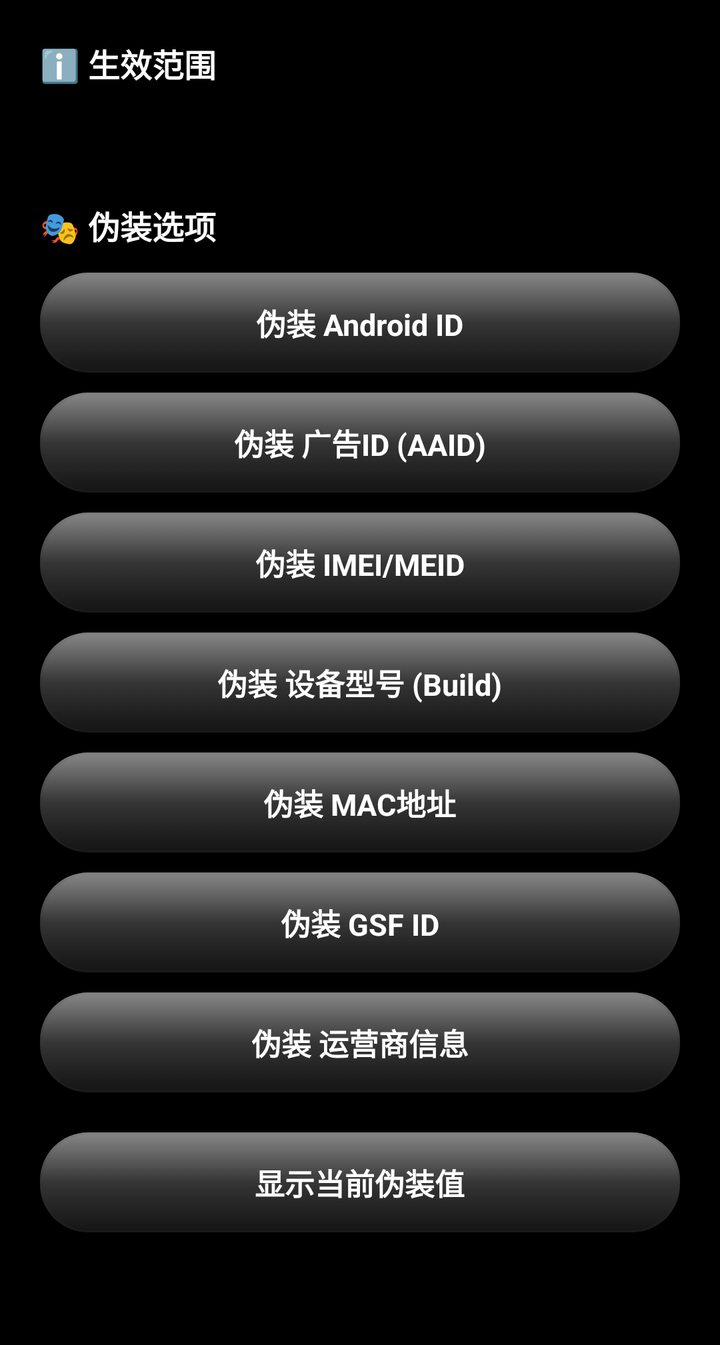
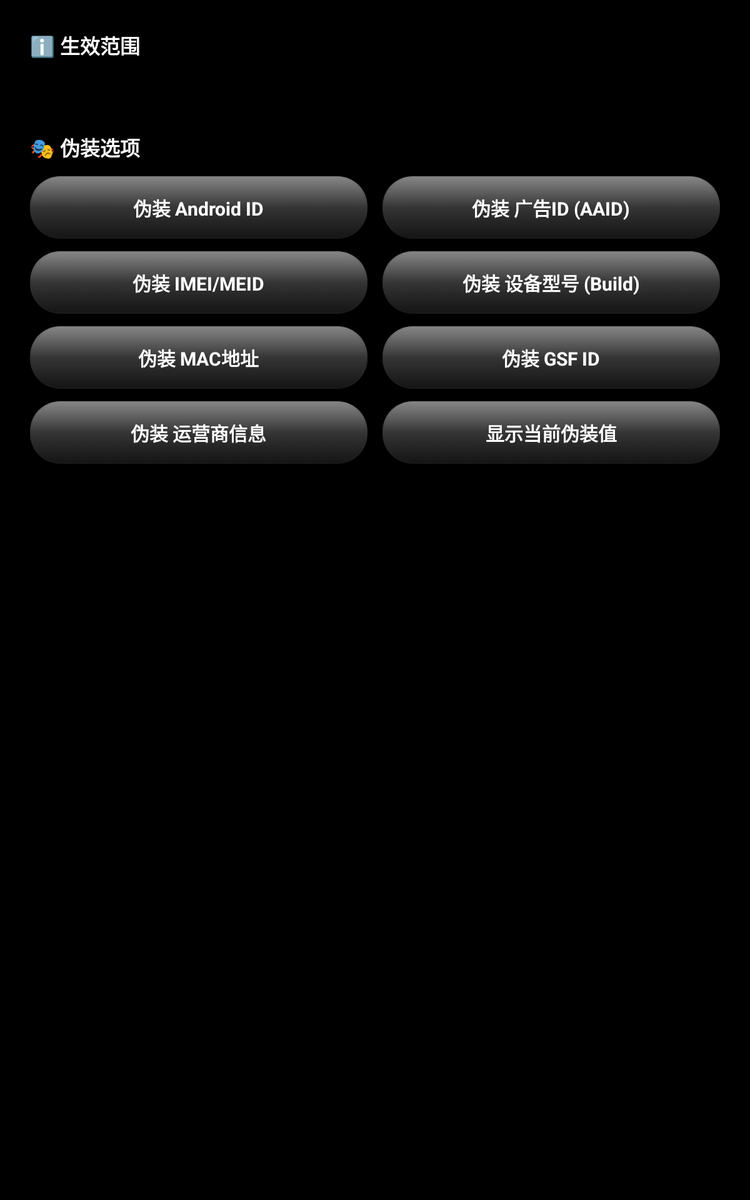

Two renders of one Android screen. The first uses the default layout on a phone; the second uses the alternative layout the repository ships for a different screen configuration, on a matching device. The two XML files are below.
<!-- AndroidManifest.xml: application theme Theme.DeviceResetSpoofer -->
<!-- res/layout/activity_config.xml -->
<?xml version="1.0" encoding="utf-8"?>
<ScrollView xmlns:android="http://schemas.android.com/apk/res/android"
    android:layout_width="match_parent"
    android:layout_height="match_parent"
    android:background="#000000"
    android:fillViewport="true">

    <LinearLayout
        android:layout_width="match_parent"
        android:layout_height="wrap_content"
        android:orientation="vertical"
        android:padding="20dp">

        
        <TextView
            android:id="@+id/tv_scope_title"
            android:layout_width="match_parent"
            android:layout_height="wrap_content"
            android:text="ℹ️ 生效范围"
            android:textSize="16sp"
            android:textStyle="bold"
            android:textColor="#FFFFFF"
            android:layout_marginBottom="8dp"/>

        <TextView
            android:id="@+id/tv_scope_content"
            android:layout_width="match_parent"
            android:layout_height="wrap_content"
            android:textSize="13sp"
            android:textColor="#CCCCCC"
            android:lineSpacingExtra="3dp"
            android:padding="4dp"
            android:layout_marginBottom="24dp"/>

        
        <TextView
            android:id="@+id/tv_spoof_title"
            android:layout_width="match_parent"
            android:layout_height="wrap_content"
            android:text="🎭 伪装选项"
            android:textSize="16sp"
            android:textStyle="bold"
            android:textColor="#FFFFFF"
            android:layout_marginBottom="12dp"/>

        
        <LinearLayout
            android:id="@+id/btn_android_id"
            android:layout_width="match_parent"
            android:layout_height="wrap_content"
            android:orientation="horizontal"
            android:gravity="center"
            android:padding="14dp"
            android:background="@drawable/bg_pill_glass"
            android:clickable="true"
            android:focusable="true"
            android:layout_marginBottom="10dp">
            <TextView
                android:id="@+id/tv_android_id"
                android:layout_width="wrap_content"
                android:layout_height="wrap_content"
                android:text="伪装 Android ID"
                android:textSize="15sp"
                android:textStyle="bold"
                android:textColor="#FFFFFF"/>
        </LinearLayout>

        
        <LinearLayout
            android:id="@+id/btn_ad_id"
            android:layout_width="match_parent"
            android:layout_height="wrap_content"
            android:orientation="horizontal"
            android:gravity="center"
            android:padding="14dp"
            android:background="@drawable/bg_pill_glass"
            android:clickable="true"
            android:focusable="true"
            android:layout_marginBottom="10dp">
            <TextView
                android:id="@+id/tv_ad_id"
                android:layout_width="wrap_content"
                android:layout_height="wrap_content"
                android:text="伪装 广告ID (AAID)"
                android:textSize="15sp"
                android:textStyle="bold"
                android:textColor="#FFFFFF"/>
        </LinearLayout>

        
        <LinearLayout
            android:id="@+id/btn_imei"
            android:layout_width="match_parent"
            android:layout_height="wrap_content"
            android:orientation="horizontal"
            android:gravity="center"
            android:padding="14dp"
            android:background="@drawable/bg_pill_glass"
            android:clickable="true"
            android:focusable="true"
            android:layout_marginBottom="10dp">
            <TextView
                android:id="@+id/tv_imei"
                android:layout_width="wrap_content"
                android:layout_height="wrap_content"
                android:text="伪装 IMEI/MEID"
                android:textSize="15sp"
                android:textStyle="bold"
                android:textColor="#FFFFFF"/>
        </LinearLayout>

        
        <LinearLayout
            android:id="@+id/btn_build"
            android:layout_width="match_parent"
            android:layout_height="wrap_content"
            android:orientation="horizontal"
            android:gravity="center"
            android:padding="14dp"
            android:background="@drawable/bg_pill_glass"
            android:clickable="true"
            android:focusable="true"
            android:layout_marginBottom="10dp">
            <TextView
                android:id="@+id/tv_build"
                android:layout_width="wrap_content"
                android:layout_height="wrap_content"
                android:text="伪装 设备型号 (Build)"
                android:textSize="15sp"
                android:textStyle="bold"
                android:textColor="#FFFFFF"/>
        </LinearLayout>

        
        <LinearLayout
            android:id="@+id/btn_mac"
            android:layout_width="match_parent"
            android:layout_height="wrap_content"
            android:orientation="horizontal"
            android:gravity="center"
            android:padding="14dp"
            android:background="@drawable/bg_pill_glass"
            android:clickable="true"
            android:focusable="true"
            android:layout_marginBottom="10dp">
            <TextView
                android:id="@+id/tv_mac"
                android:layout_width="wrap_content"
                android:layout_height="wrap_content"
                android:text="伪装 MAC地址"
                android:textSize="15sp"
                android:textStyle="bold"
                android:textColor="#FFFFFF"/>
        </LinearLayout>

        
        <LinearLayout
            android:id="@+id/btn_gsf"
            android:layout_width="match_parent"
            android:layout_height="wrap_content"
            android:orientation="horizontal"
            android:gravity="center"
            android:padding="14dp"
            android:background="@drawable/bg_pill_glass"
            android:clickable="true"
            android:focusable="true"
            android:layout_marginBottom="10dp">
            <TextView
                android:id="@+id/tv_gsf"
                android:layout_width="wrap_content"
                android:layout_height="wrap_content"
                android:text="伪装 GSF ID"
                android:textSize="15sp"
                android:textStyle="bold"
                android:textColor="#FFFFFF"/>
        </LinearLayout>

        
        <LinearLayout
            android:id="@+id/btn_carrier"
            android:layout_width="match_parent"
            android:layout_height="wrap_content"
            android:orientation="horizontal"
            android:gravity="center"
            android:padding="14dp"
            android:background="@drawable/bg_pill_glass"
            android:clickable="true"
            android:focusable="true"
            android:layout_marginBottom="20dp">
            <TextView
                android:id="@+id/tv_carrier"
                android:layout_width="wrap_content"
                android:layout_height="wrap_content"
                android:text="伪装 运营商信息"
                android:textSize="15sp"
                android:textStyle="bold"
                android:textColor="#FFFFFF"/>
        </LinearLayout>

        
        <LinearLayout
            android:id="@+id/btn_show_identity"
            android:layout_width="match_parent"
            android:layout_height="wrap_content"
            android:orientation="horizontal"
            android:gravity="center"
            android:padding="14dp"
            android:background="@drawable/bg_pill_glass"
            android:clickable="true"
            android:focusable="true"
            android:layout_marginBottom="20dp">
            <TextView
                android:id="@+id/tv_show_identity"
                android:layout_width="wrap_content"
                android:layout_height="wrap_content"
                android:text="显示当前伪装值"
                android:textSize="15sp"
                android:textStyle="bold"
                android:textColor="#FFFFFF"/>
        </LinearLayout>

        
        <TextView
            android:id="@+id/tv_footer"
            android:layout_width="match_parent"
            android:layout_height="wrap_content"
            android:textSize="12sp"
            android:textColor="#888888"
            android:gravity="center"
            android:lineSpacingExtra="2dp"/>

    </LinearLayout>
</ScrollView>
<!-- resources referenced by this layout -->
<resources>
  <!-- drawable bg_pill_glass (drawable) -->
  <?xml version="1.0" encoding="utf-8"?>
  <selector xmlns:android="http://schemas.android.com/apk/res/android">
      <item android:state_pressed="true" android:drawable="@drawable/bg_pill_glass_pressed" />
      <item android:drawable="@drawable/bg_pill_glass_normal" />
  </selector>
  <style name="Theme.DeviceResetSpoofer" parent="Theme.MaterialComponents.DayNight.DarkActionBar">
          <item name="colorPrimary">@color/glass_blue</item>
          <item name="colorPrimaryVariant">@color/glass_blue_dark</item>
          <item name="colorOnPrimary">@color/white</item>
          <item name="colorSecondary">@color/glass_blue</item>
          <item name="colorSecondaryVariant">@color/glass_blue_dark</item>
          <item name="colorOnSecondary">@color/white</item>
          <item name="android:statusBarColor">?attr/colorPrimaryVariant</item>
          
          <item name="buttonStyle">@style/GlassButton</item>
      </style>
  <!-- drawable bg_pill_glass_pressed (drawable) -->
  <?xml version="1.0" encoding="utf-8"?>
  <layer-list xmlns:android="http://schemas.android.com/apk/res/android">
      <item>
          <shape android:shape="rectangle">
              <gradient
                  android:angle="270"
                  android:startColor="#B3FFFFFF"
                  android:centerColor="#4DFFFFFF"
                  android:endColor="#26FFFFFF" />
              <corners android:radius="24dp" />
          </shape>
      </item>
      <item
          android:left="1dp"
          android:top="1dp"
          android:right="1dp"
          android:bottom="1dp">
          <shape android:shape="rectangle">
              <solid android:color="#591C1C1E" />
              <corners android:radius="23dp" />
          </shape>
      </item>
      <item
          android:left="1dp"
          android:top="1dp"
          android:right="1dp"
          android:bottom="1dp">
          <shape android:shape="rectangle">
              <gradient
                  android:angle="270"
                  android:startColor="#4DFFFFFF"
                  android:centerColor="#14FFFFFF"
                  android:endColor="#00000000" />
              <corners android:radius="23dp" />
          </shape>
      </item>
      <item
          android:left="1dp"
          android:top="1dp"
          android:right="1dp"
          android:bottom="1dp">
          <shape android:shape="rectangle">
              <gradient
                  android:angle="270"
                  android:startColor="#00000000"
                  android:centerColor="#14000000"
                  android:endColor="#40000000" />
              <corners android:radius="23dp" />
          </shape>
      </item>
  </layer-list>
  <color name="glass_blue">#FF0A84FF</color>
  <color name="glass_blue_dark">#FF0066CC</color>
  <color name="white">#FFFFFFFF</color>
  <style name="GlassButton" parent="Widget.MaterialComponents.Button">
          <item name="backgroundTint">@null</item>
      </style>
  <!-- some entries are left out for length -->
</resources>
<!-- res/layout-sw600dp/activity_config.xml (the repository's variant of the layout above) -->
<!-- drawn on a 7-inch tablet held upright -->
<?xml version="1.0" encoding="utf-8"?>
<ScrollView xmlns:android="http://schemas.android.com/apk/res/android"
    android:layout_width="match_parent"
    android:layout_height="match_parent"
    android:background="#000000"
    android:fillViewport="true">

    <LinearLayout
        android:layout_width="match_parent"
        android:layout_height="wrap_content"
        android:orientation="vertical"
        android:padding="24dp">

        
        <TextView
            android:id="@+id/tv_scope_title"
            android:layout_width="match_parent"
            android:layout_height="wrap_content"
            android:text="ℹ️ 生效范围"
            android:textSize="16sp"
            android:textStyle="bold"
            android:textColor="#FFFFFF"
            android:layout_marginBottom="8dp"/>

        <TextView
            android:id="@+id/tv_scope_content"
            android:layout_width="match_parent"
            android:layout_height="wrap_content"
            android:textSize="13sp"
            android:textColor="#CCCCCC"
            android:lineSpacingExtra="3dp"
            android:padding="4dp"
            android:layout_marginBottom="24dp"/>

        
        <TextView
            android:id="@+id/tv_spoof_title"
            android:layout_width="match_parent"
            android:layout_height="wrap_content"
            android:text="🎭 伪装选项"
            android:textSize="16sp"
            android:textStyle="bold"
            android:textColor="#FFFFFF"
            android:layout_marginBottom="12dp"/>

        
        <LinearLayout
            android:layout_width="match_parent"
            android:layout_height="wrap_content"
            android:orientation="horizontal"
            android:layout_marginBottom="10dp">

            <LinearLayout
                android:id="@+id/btn_android_id"
                android:layout_width="0dp"
                android:layout_height="wrap_content"
                android:layout_weight="1"
                android:orientation="horizontal"
                android:gravity="center"
                android:padding="14dp"
                android:background="@drawable/bg_pill_glass"
                android:clickable="true"
                android:focusable="true"
                android:layout_marginEnd="6dp">
                <TextView
                    android:id="@+id/tv_android_id"
                    android:layout_width="wrap_content"
                    android:layout_height="wrap_content"
                    android:text="伪装 Android ID"
                    android:textSize="15sp"
                    android:textStyle="bold"
                    android:textColor="#FFFFFF"/>
            </LinearLayout>

            <LinearLayout
                android:id="@+id/btn_ad_id"
                android:layout_width="0dp"
                android:layout_height="wrap_content"
                android:layout_weight="1"
                android:orientation="horizontal"
                android:gravity="center"
                android:padding="14dp"
                android:background="@drawable/bg_pill_glass"
                android:clickable="true"
                android:focusable="true"
                android:layout_marginStart="6dp">
                <TextView
                    android:id="@+id/tv_ad_id"
                    android:layout_width="wrap_content"
                    android:layout_height="wrap_content"
                    android:text="伪装 广告ID (AAID)"
                    android:textSize="15sp"
                    android:textStyle="bold"
                    android:textColor="#FFFFFF"/>
            </LinearLayout>
        </LinearLayout>

        
        <LinearLayout
            android:layout_width="match_parent"
            android:layout_height="wrap_content"
            android:orientation="horizontal"
            android:layout_marginBottom="10dp">

            <LinearLayout
                android:id="@+id/btn_imei"
                android:layout_width="0dp"
                android:layout_height="wrap_content"
                android:layout_weight="1"
                android:orientation="horizontal"
                android:gravity="center"
                android:padding="14dp"
                android:background="@drawable/bg_pill_glass"
                android:clickable="true"
                android:focusable="true"
                android:layout_marginEnd="6dp">
                <TextView
                    android:id="@+id/tv_imei"
                    android:layout_width="wrap_content"
                    android:layout_height="wrap_content"
                    android:text="伪装 IMEI/MEID"
                    android:textSize="15sp"
                    android:textStyle="bold"
                    android:textColor="#FFFFFF"/>
            </LinearLayout>

            <LinearLayout
                android:id="@+id/btn_build"
                android:layout_width="0dp"
                android:layout_height="wrap_content"
                android:layout_weight="1"
                android:orientation="horizontal"
                android:gravity="center"
                android:padding="14dp"
                android:background="@drawable/bg_pill_glass"
                android:clickable="true"
                android:focusable="true"
                android:layout_marginStart="6dp">
                <TextView
                    android:id="@+id/tv_build"
                    android:layout_width="wrap_content"
                    android:layout_height="wrap_content"
                    android:text="伪装 设备型号 (Build)"
                    android:textSize="15sp"
                    android:textStyle="bold"
                    android:textColor="#FFFFFF"/>
            </LinearLayout>
        </LinearLayout>

        
        <LinearLayout
            android:layout_width="match_parent"
            android:layout_height="wrap_content"
            android:orientation="horizontal"
            android:layout_marginBottom="10dp">

            <LinearLayout
                android:id="@+id/btn_mac"
                android:layout_width="0dp"
                android:layout_height="wrap_content"
                android:layout_weight="1"
                android:orientation="horizontal"
                android:gravity="center"
                android:padding="14dp"
                android:background="@drawable/bg_pill_glass"
                android:clickable="true"
                android:focusable="true"
                android:layout_marginEnd="6dp">
                <TextView
                    android:id="@+id/tv_mac"
                    android:layout_width="wrap_content"
                    android:layout_height="wrap_content"
                    android:text="伪装 MAC地址"
                    android:textSize="15sp"
                    android:textStyle="bold"
                    android:textColor="#FFFFFF"/>
            </LinearLayout>

            <LinearLayout
                android:id="@+id/btn_gsf"
                android:layout_width="0dp"
                android:layout_height="wrap_content"
                android:layout_weight="1"
                android:orientation="horizontal"
                android:gravity="center"
                android:padding="14dp"
                android:background="@drawable/bg_pill_glass"
                android:clickable="true"
                android:focusable="true"
                android:layout_marginStart="6dp">
                <TextView
                    android:id="@+id/tv_gsf"
                    android:layout_width="wrap_content"
                    android:layout_height="wrap_content"
                    android:text="伪装 GSF ID"
                    android:textSize="15sp"
                    android:textStyle="bold"
                    android:textColor="#FFFFFF"/>
            </LinearLayout>
        </LinearLayout>

        
        <LinearLayout
            android:layout_width="match_parent"
            android:layout_height="wrap_content"
            android:orientation="horizontal"
            android:layout_marginBottom="20dp">

            <LinearLayout
                android:id="@+id/btn_carrier"
                android:layout_width="0dp"
                android:layout_height="wrap_content"
                android:layout_weight="1"
                android:orientation="horizontal"
                android:gravity="center"
                android:padding="14dp"
                android:background="@drawable/bg_pill_glass"
                android:clickable="true"
                android:focusable="true"
                android:layout_marginEnd="6dp">
                <TextView
                    android:id="@+id/tv_carrier"
                    android:layout_width="wrap_content"
                    android:layout_height="wrap_content"
                    android:text="伪装 运营商信息"
                    android:textSize="15sp"
                    android:textStyle="bold"
                    android:textColor="#FFFFFF"/>
            </LinearLayout>

            <LinearLayout
                android:id="@+id/btn_show_identity"
                android:layout_width="0dp"
                android:layout_height="wrap_content"
                android:layout_weight="1"
                android:orientation="horizontal"
                android:gravity="center"
                android:padding="14dp"
                android:background="@drawable/bg_pill_glass"
                android:clickable="true"
                android:focusable="true"
                android:layout_marginStart="6dp">
                <TextView
                    android:id="@+id/tv_show_identity"
                    android:layout_width="wrap_content"
                    android:layout_height="wrap_content"
                    android:text="显示当前伪装值"
                    android:textSize="15sp"
                    android:textStyle="bold"
                    android:textColor="#FFFFFF"/>
            </LinearLayout>
        </LinearLayout>

        
        <TextView
            android:id="@+id/tv_footer"
            android:layout_width="match_parent"
            android:layout_height="wrap_content"
            android:textSize="12sp"
            android:textColor="#888888"
            android:gravity="center"
            android:lineSpacingExtra="2dp"/>

    </LinearLayout>
</ScrollView>
